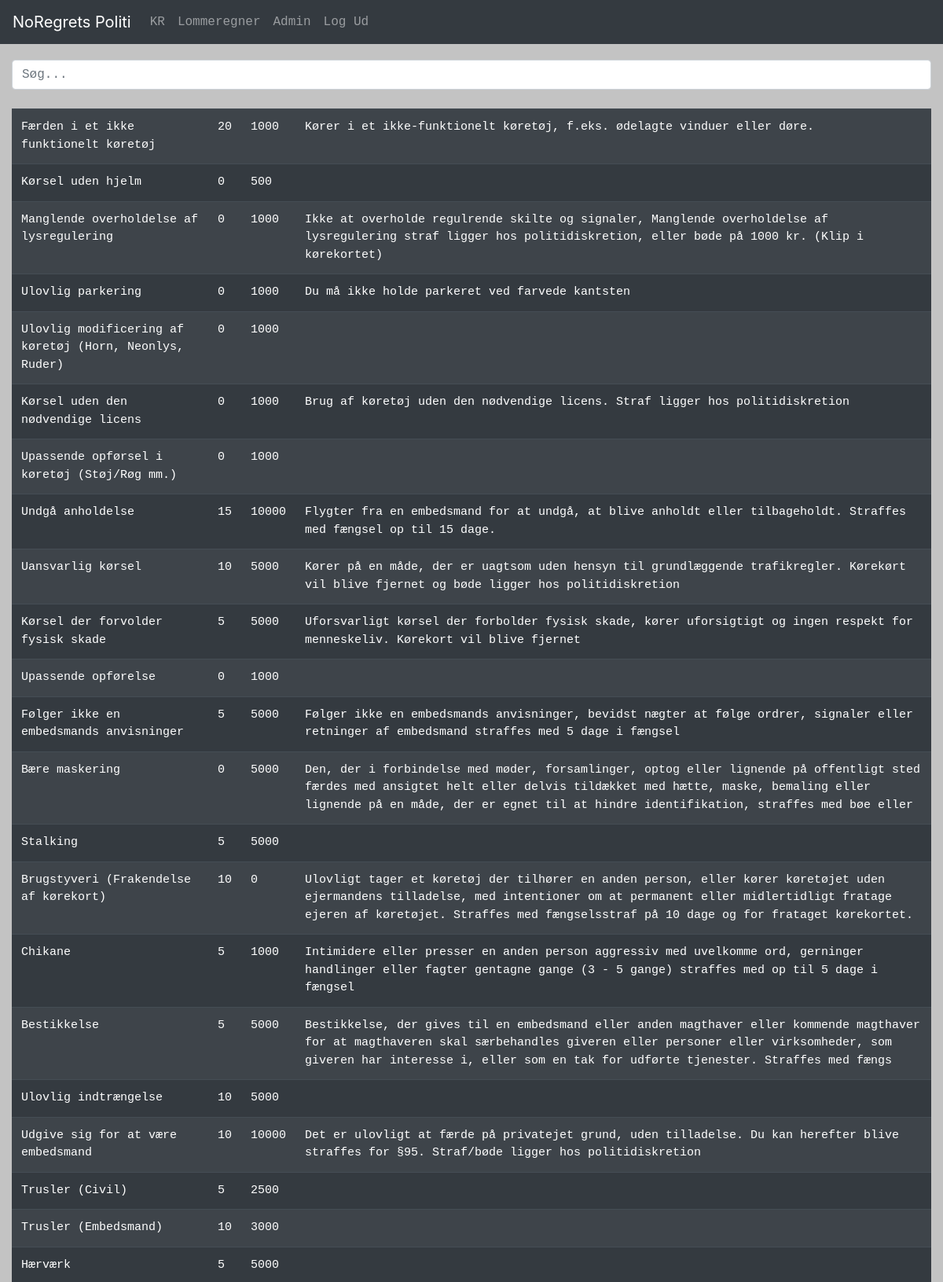
The app's page /calculator.php (signed in, upper part) with its own data.
### calculator.php (the view, shortened to what this page needs)
<?php
require_once "lib/config.php";
$sql = "SELECT * FROM bøder";
?>
<!DOCTYPE html>
<html>
<head>
    <link rel="stylesheet" href="https://stackpath.bootstrapcdn.com/bootstrap/4.4.1/css/bootstrap.min.css"
>
    <link rel="stylesheet" href="assests/Calculator_files/style_keyvalue.css">
    <link href="assests/Calculator_files/icon" rel="stylesheet">
</head>
<body>
    <?php include "lib/nav.php" ?>
    <div class="container">
        <div class="row">
            <div class="row">
                <input class="form-control mb-4" id="tableSearch" type="text" placeholder="Søg...">
                <?php
                    if($result = mysqli_query($link, $sql)) {
                        if(mysqli_num_rows($result) > 0) {
                            echo "<table class='table table-striped table-dark'>";
                            echo "<tbody id='fineTable'>";
                            while ($row = mysqli_fetch_array($result)) {
                                echo "<tr>";
                                echo "<td><a style='color:white;' href='javascript:void(0);' data-toggle='tooltip' data-name='".$row["navn"]."' data-time='".$row["tid"]."' data-fine='".$row["bøde"]."' onclick='addCharge(this)' title='".$row["beskrivelse"]."'>".$row["navn"]."</a></td>";
                                echo "<td>".$row["tid"]."</td>";
                                echo "<td>".$row["bøde"]."</td>";
                                echo "<td>".$row["beskrivelse"]."</td>";
                                echo "</tr>";
                            }
                            echo "</tbody>";
                            echo "</table>";
                        }
                    }
                        ?>
            </div>
        </div>
    </div>
</body>
</html>

### assests/Calculator_files/style_keyvalue.css (style rules this page uses)
body { background-color: #c3c3c3 }
tr { font-family: courier; font-size: 15px; }
div { font-family: courier; }
.table { border: 0 solid #CCC; margin: left; margin-bottom: 30px; }
.container, .container-fluid { margin-top: 20px; }

### records on screen
bøder: navn "Færden i et ikke funktionelt køretøj", tid "20", bøde "1000", beskrivelse "Kører i et ikke-funktionelt køretøj, f.eks. ødelagte vinduer eller døre."
bøder: navn "Kørsel uden hjelm", tid "0", bøde "500"
bøder: navn "Manglende overholdelse af lysregulering", tid "0", bøde "1000", beskrivelse "Ikke at overholde regulrende skilte og signaler, Manglende overholdelse af lysregulering straf ligger hos politidiskretion, eller bøde på 1000 kr. (Klip i kørekortet)"
bøder: navn "Ulovlig parkering", tid "0", bøde "1000", beskrivelse "Du må ikke holde parkeret ved farvede kantsten"
bøder: navn "Ulovlig modificering af køretøj (Horn, Neonlys, Ruder)", tid "0", bøde "1000"
bøder: navn "Kørsel uden den nødvendige licens", tid "0", bøde "1000", beskrivelse "Brug af køretøj uden den nødvendige licens. Straf ligger hos politidiskretion"
bøder: navn "Upassende opførsel i køretøj (Støj/Røg mm.)", tid "0", bøde "1000"
bøder: navn "Undgå anholdelse", tid "15", bøde "10000", beskrivelse "Flygter fra en embedsmand for at undgå, at blive anholdt eller tilbageholdt. Straffes med fængsel op til 15 dage."
bøder: navn "Uansvarlig kørsel", tid "10", bøde "5000", beskrivelse "Kører på en måde, der er uagtsom uden hensyn til grundlæggende trafikregler. Kørekørt vil blive fjernet og bøde ligger hos politidiskretion"
bøder: navn "Kørsel der forvolder fysisk skade", tid "5", bøde "5000", beskrivelse "Uforsvarligt kørsel der forbolder fysisk skade, kører uforsigtigt og ingen respekt for menneskeliv. Kørekort vil blive fjernet"
bøder: navn "Upassende opførelse", tid "0", bøde "1000"
bøder: navn "Følger ikke en embedsmands anvisninger", tid "5", bøde "5000", beskrivelse "Følger ikke en embedsmands anvisninger, bevidst nægter at følge ordrer, signaler eller retninger af embedsmand straffes med 5 dage i fængsel"
bøder: navn "Bære maskering", tid "0", bøde "5000", beskrivelse "Den, der i forbindelse med møder, forsamlinger, optog eller lignende på offentligt sted færdes med ansigtet helt eller delvis tildækket med hætte, maske, bemaling eller lignende på en måde, der er egnet til at hindre identifikation, straffes med bøe eller"
bøder: navn "Stalking", tid "5", bøde "5000"
bøder: navn "Brugstyveri (Frakendelse af kørekort)", tid "10", bøde "0", beskrivelse "Ulovligt tager et køretøj der tilhører en anden person, eller kører køretøjet uden ejermandens tilladelse, med intentioner om at permanent eller midlertidligt fratage ejeren af køretøjet. Straffes med fængselsstraf på 10 dage og for frataget kørekortet."
bøder: navn "Chikane", tid "5", bøde "1000", beskrivelse "Intimidere eller presser en anden person aggressiv med uvelkomme ord, gerninger handlinger eller fagter gentagne gange (3 - 5 gange) straffes med op til 5 dage i fængsel"
bøder: navn "Bestikkelse", tid "5", bøde "5000", beskrivelse "Bestikkelse, der gives til en embedsmand eller anden magthaver eller kommende magthaver for at magthaveren skal særbehandles giveren eller personer eller virksomheder, som giveren har interesse i, eller som en tak for udførte tjenester. Straffes med fængs"
bøder: navn "Ulovlig indtrængelse", tid "10", bøde "5000"
bøder: navn "Udgive sig for at være embedsmand", tid "10", bøde "10000", beskrivelse "Det er ulovligt at færde på privatejet grund, uden tilladelse. Du kan herefter blive straffes for §95. Straf/bøde ligger hos politidiskretion"
bøder: navn "Trusler (Civil)", tid "5", bøde "2500"
bøder: navn "Trusler (Embedsmand)", tid "10", bøde "3000"
bøder: navn "Hærværk", tid "5", bøde "5000"
